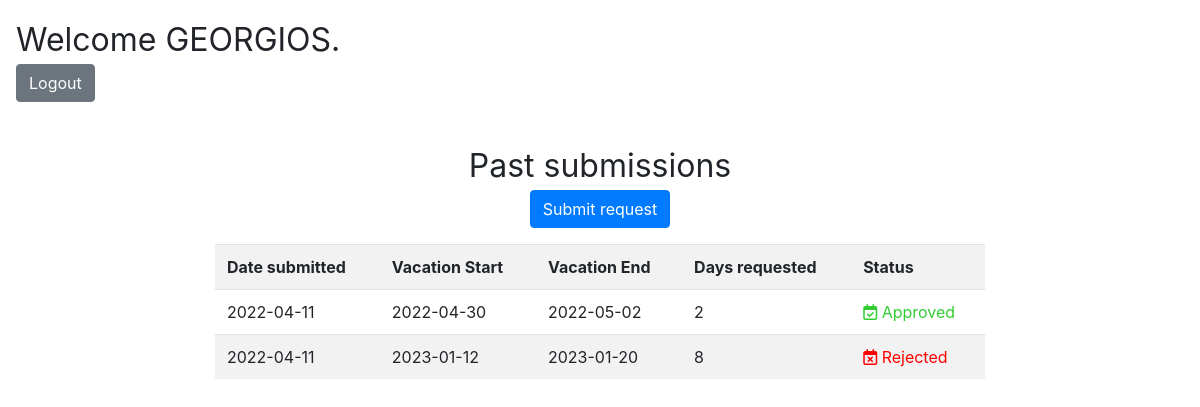
Page /employees/dashboard.php (signed in) on the committed database.
### tables this page shows
CREATE TABLE `submissions` (
  `id` int(11) NOT NULL,
  `date_submitted` date NOT NULL DEFAULT current_timestamp(),
  `vacstart` date NOT NULL,
  `vacend` date NOT NULL,
  `totaldays` int(11) NOT NULL,
  `statusid` int(11) NOT NULL,
  `employeeid` int(11) NOT NULL,
  `reason` varchar(550) DEFAULT NULL,
  `submitkey` varchar(50) NOT NULL
);

CREATE TABLE `stsubmission` (
  `id` int(11) NOT NULL,
  `status` varchar(20) NOT NULL
);

### employees/dashboard.php (the view, shortened to what this page needs)
<?php
include ('../includes/dbconn.php');
?>
<html>
<head>
    <link rel="stylesheet" href="../css/dashboard.css">
    <link rel="stylesheet" href="https://cdn.jsdelivr.net/npm/bootstrap@4.6.1/dist/css/bootstrap.min.css">
</head>
<body>
<?php
if(isset($_SESSION["empname"])) {
?>
    <p class="userinfo"> Welcome <?php echo $_SESSION["empname"]; ?>.<br>
        <a class="btn btn-secondary" href="logout.php" tite="Logout">Logout </a></p><br>
    <?php
    $sql = "SELECT submissions.*,stsubmission.status FROM employees, submissions, stsubmission WHERE stsubmission.id=submissions.statusid and employees.id = submissions.employeeid and employeeid = '" . $_SESSION['empid'] . "' ORDER BY submissions.date_submitted DESC";
    $result = $conn->query($sql);
    echo "<p class='tabletitle'>Past submissions<br><a class='btn btn-primary' style='text-decoration: none;color: white;' href='submit.php' tite='Submit request'>Submit request</a></p>";
    if ($result->num_rows > 0) {
        echo "<div class='container col-md-8'><table class='table table-striped table-hover'><tr><th>Date submitted</th><th>Vacation Start</th><th>Vacation End</th><th>Days requested</th><th>Status</th></tr>";
        while($row = $result->fetch_assoc()) {
            if($row["statusid"] == 2){
                $icon="<i class='far fa-calendar-check' style='color: limegreen'></i>";
                $color="limegreen";
            }elseif ($row["statusid"] == 3){
                $icon="<i class='far fa-calendar-times' style='color: red'></i>";
                $color="red";
            }else{
                $icon="<i class='fas fa-spinner fa-pulse'></i>";
                $color="black";
            }
            echo "<tr><td>".$row["date_submitted"]."</td><td>".$row["vacstart"]."</td><td>".$row["vacend"]."</td><td>".$row["totaldays"]."</td><td style='color: ".$color.";'>". $icon."  ".$row["status"]."</td></tr>";
        }
        echo "</table></div></div>";
        }
     else {
         echo "<p style='text-align: center'>no past submissions found</p>";
    }
    ?>
<?php
}else echo "<h1 style='text-align: center'>Please login first</h1><br><p id='loginpage'><button type='button' class='btn btn-primary'><a href='../index.php' style='text-decoration: none;color: white;'>Login Page </a></button></p>";
?>
</body>
</html>

### css/dashboard.css (style rules this page uses)
.userinfo { margin: 1rem; font-size: xx-large; }
.tabletitle { text-align: center; font-size: xx-large; }

### rows in the picture
submissions: date_submitted "2022-04-11", vacstart "2022-04-30", vacend "2022-05-02", totaldays "2", statusid.status "Approved"
submissions: date_submitted "2022-04-11", vacstart "2023-01-12", vacend "2023-01-20", totaldays "8", statusid.status "Rejected"

### other values in the picture
$_SESSION["empname"] "GEORGIOS"
